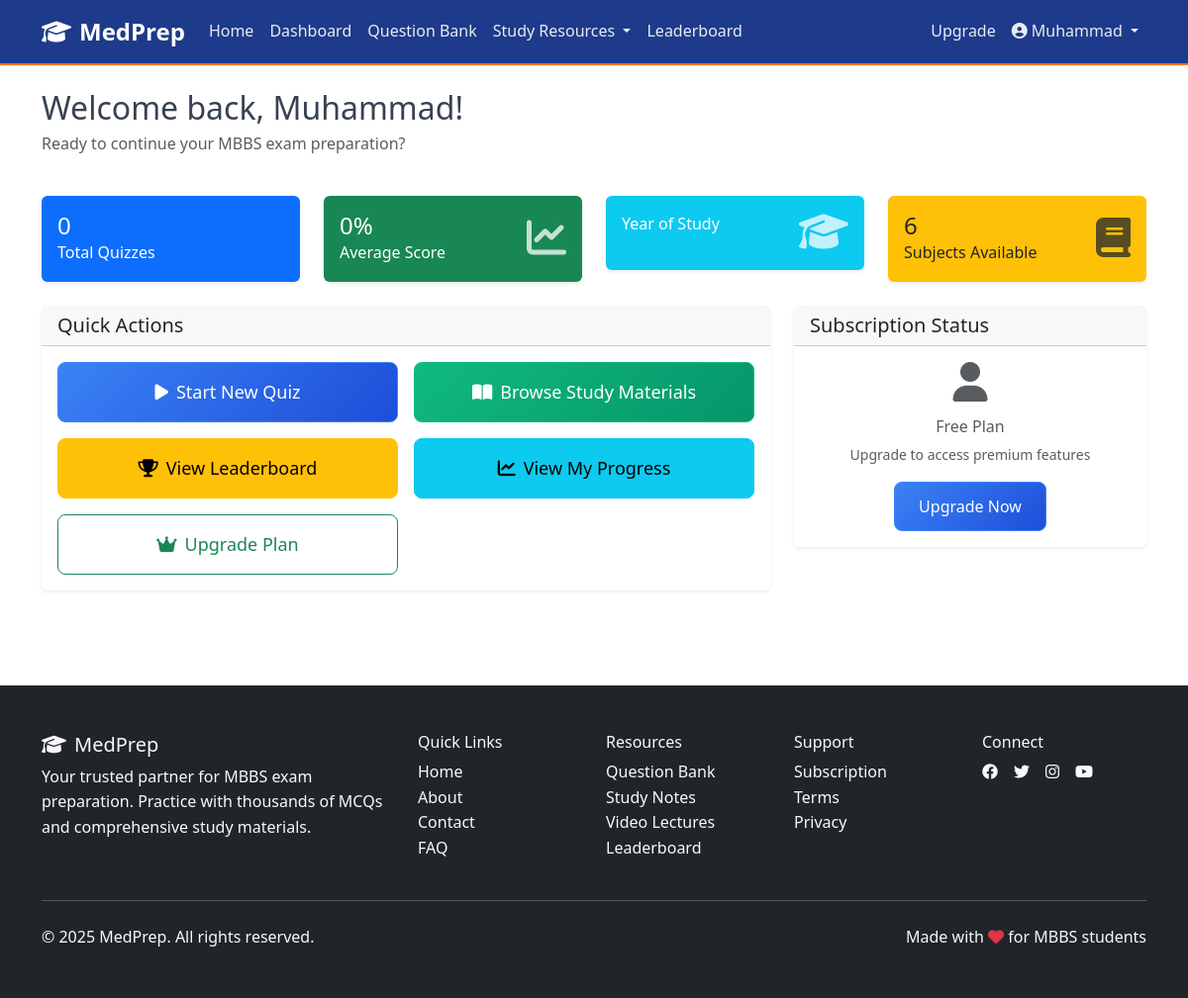
The app's page /dashboard/ (signed in), older data.
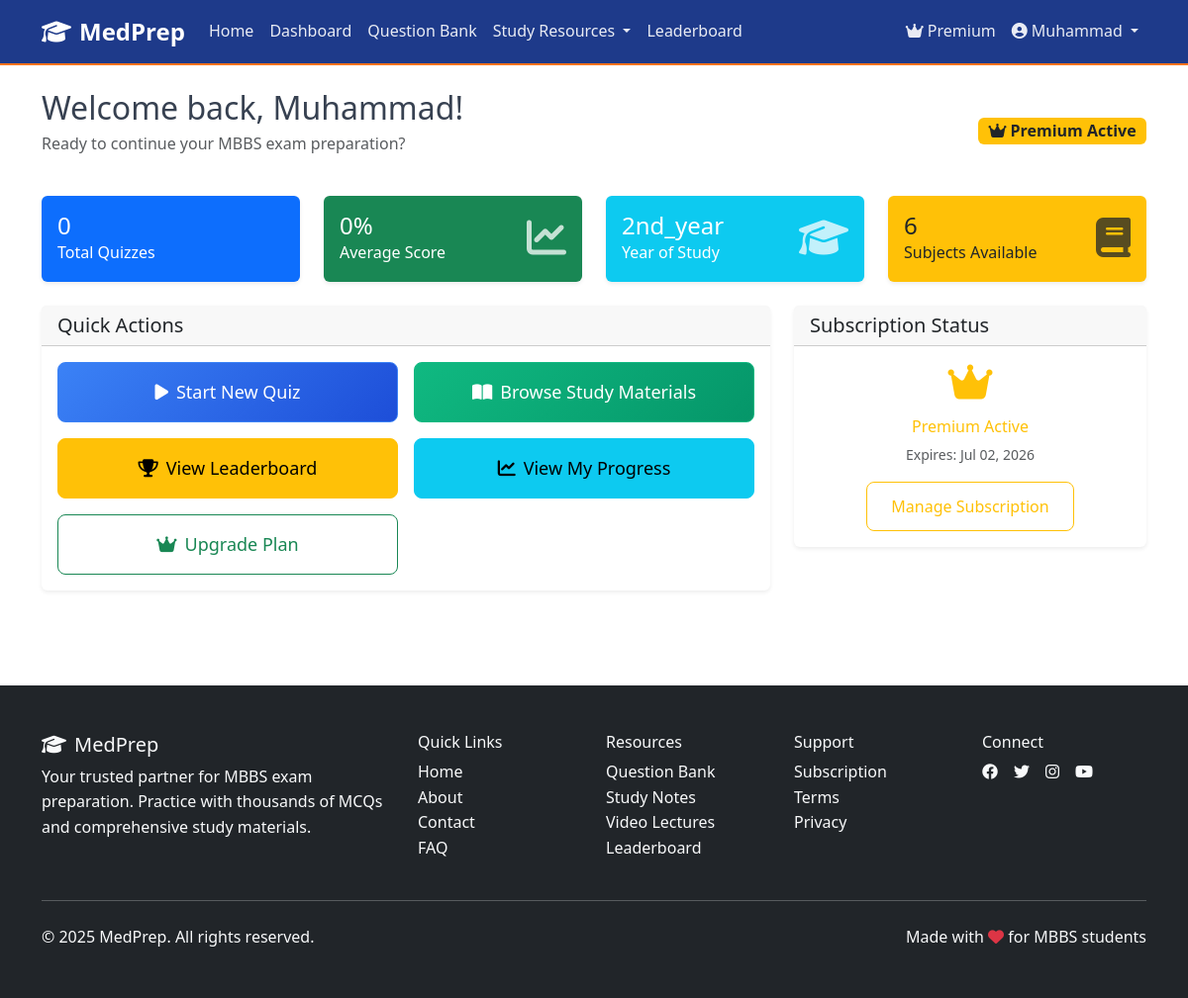
The same page, newer data.
### core/models/user_models.py (models this page shows, shortened)
class UserProfile(models.Model):
    YEAR_CHOICES = [
        ('1st_year', '1st Year MBBS'),
        ('2nd_year', '2nd Year MBBS'),
        ('3rd_year', '3rd Year MBBS'),
        ('4th_year', '4th Year MBBS'),
        ('final_year', '5th Year MBBS (Final)'),
        ('graduate', 'Graduate'),
    ]
    PROVINCE_CHOICES = [
        ('Punjab', 'Punjab'),
        ('Sindh', 'Sindh'),
        ('Khyber Pakhtunkhwa', 'Khyber Pakhtunkhwa'),
        ('Balochistan', 'Balochistan'),
        ('Azad Jammu & Kashmir', 'Azad Jammu & Kashmir'),
    ]
    COLLEGE_TYPE_CHOICES = [
        ('Public', 'Public'),
        ('Private', 'Private'),
    ]
    user = models.OneToOneField(User, on_delete=models.CASCADE)
    year_of_study = models.CharField(max_length=20, choices=YEAR_CHOICES, blank=True)
    province = models.CharField(max_length=100, choices=PROVINCE_CHOICES, blank=True)
    college_type = models.CharField(max_length=20, choices=COLLEGE_TYPE_CHOICES, blank=True)
    college_name = models.CharField(max_length=200, blank=True)
    phone_number = models.CharField(max_length=15, blank=True)
    profile_picture = models.ImageField(upload_to='uploads/profiles/', blank=True, null=True)
    is_premium = models.BooleanField(default=False)
    premium_expires_at = models.DateTimeField(null=True, blank=True)
    total_quiz_score = models.IntegerField(default=0)
    total_quizzes_taken = models.IntegerField(default=0)
    created_at = models.DateTimeField(auto_now_add=True)
    updated_at = models.DateTimeField(auto_now=True)
    tags = models.ManyToManyField('Tag', blank=True, help_text="Tags/groups assigned to this user")
    class Meta:
        verbose_name = 'User Profile'
        verbose_name_plural = 'User Profiles'
        ordering = ['-created_at']
    @property
    def is_premium_active(self):
        if not self.is_premium or not self.premium_expires_at:
            return False
        from django.utils import timezone
        return timezone.now() < self.premium_expires_at

### core/views/main_views.py (the view, shortened to what this page needs)
# urls.py: path('dashboard/', views.DashboardView.as_view(), name='dashboard'),
class DashboardView(LoginRequiredMixin, TemplateView):
    template_name = 'core/dashboard.html'
    def get_context_data(self, **kwargs):
        context = super().get_context_data(**kwargs)
        user = self.request.user
        quiz_sessions = QuizSession.objects.filter(user=user, status='completed')
        recent_quizzes = quiz_sessions.order_by('-completed_at')[:5]
        total_quizzes = quiz_sessions.count()
        avg_score = quiz_sessions.aggregate(Avg('score'))['score__avg'] or 0
        subjects_progress = []
        for subject in Subject.objects.filter(is_active=True):
            subject_quizzes = quiz_sessions.filter(topic__subject=subject)
        context.update({
            'recent_quizzes': recent_quizzes,
            'total_quizzes': total_quizzes,
            'avg_score': round(avg_score, 2),
            'subjects_progress': subjects_progress,
            'available_subjects': Subject.objects.filter(is_active=True),
        })
        return context

### core/context_processors.py (called while the page is built)
def site_context(request):
    context = {
        'site_name': 'MedPrep',
        'site_description': 'MBBS Exam Preparation Platform',
        'current_year': 2025,
    }
    if request.user.is_authenticated:
        try:
            context['user_profile'] = request.user.userprofile
        except:
            context['user_profile'] = None
    return context

### templates/core/dashboard.html (shortened to what the changed rows need)
{% extends 'base.html' %}
{% load static %}
{% block content %}
<div class="container py-4">
    <div class="row">
        <div class="col-12">
            <div class="d-flex justify-content-between align-items-center mb-4">
                <div>
                    <h1 class="h2 mb-1">Welcome back, {{ user.first_name|default:user.username }}!</h1>
                    <p class="text-muted">Ready to continue your MBBS exam preparation?</p>
                </div>
                {% if user_profile.is_premium_active %}
                <span class="badge bg-warning text-dark fs-6">
                    <i class="fas fa-crown me-1"></i>Premium Active
                </span>
                {% endif %}
            </div>
        </div>
    </div>
    <div class="row g-4 mb-4">
        <div class="col-md-3">
            <div class="card bg-info text-white">
                <div class="card-body">
                    <div class="d-flex justify-content-between">
                        <div>
                            <h4 class="mb-0">{{ user_profile.year_of_study }}</h4>
                            <p class="mb-0">Year of Study</p>
                        </div>
                    </div>
                </div>
            </div>
        </div>
    </div>
    <div class="row g-4 mb-4">
        <div class="col-md-4">
            <div class="card">
                <div class="card-body text-center">
                    {% if user_profile.is_premium_active %}
                        <i class="fas fa-crown text-warning fs-1 mb-3"></i>
                        <h6 class="text-warning">Premium Active</h6>
                        <p class="text-muted small mb-3">
                            Expires: {{ user_profile.premium_expires_at|date:"M d, Y" }}
                        </p>
                        <a href="{% url 'core:payment_status' %}" class="btn btn-outline-warning">
                            Manage Subscription
                        </a>
                    {% else %}
                        <i class="fas fa-user text-muted fs-1 mb-3"></i>
                        <h6 class="text-muted">Free Plan</h6>
                        <p class="text-muted small mb-3">
                            Upgrade to access premium features
                        </p>
                        <a href="{% url 'core:subscription' %}" class="btn btn-primary">
                            Upgrade Now
                        </a>
                    {% endif %}
                </div>
            </div>
        </div>
    </div>
</div>
{% endblock %}

### templates/base.html (shortened to what the changed rows need)
<!DOCTYPE html>
<html lang="en">
<head>
    <link href="https://cdn.jsdelivr.net/npm/bootstrap@5.3.0/dist/css/bootstrap.min.css" rel="stylesheet">
    <link href="https://cdnjs.cloudflare.com/ajax/libs/font-awesome/6.4.0/css/all.min.css" rel="stylesheet">
    <link href="{% load static %}{% static 'core/css/main.css' %}?v=2025-final-navigation" rel="stylesheet">
</head>
<body class="{% block body_class %}{% endblock %}">
    <nav class="navbar navbar-expand-lg navbar-dark bg-primary sticky-top">
        <div class="container">
            <div class="collapse navbar-collapse" id="navbarNav">
                <ul class="navbar-nav">
                    {% if user.is_authenticated %}
                        {% if user_profile and user_profile.is_premium_active %}
                        <li class="nav-item">
                            <span class="nav-link text-warning">
                                <i class="fas fa-crown me-1"></i>Premium
                            </span>
                        </li>
                        {% else %}
                        <li class="nav-item">
                            <a class="nav-link text-success" href="{% url 'core:subscription' %}">
                                Upgrade
                            </a>
                        </li>
                        {% endif %}
                    {% endif %}
                </ul>
            </div>
        </div>
    </nav>
    <main>
        {% block content %}{% endblock %}
    </main>
</body>
</html>

Row changes from the older to the newer data that the page shows:
now on this page (row edited): UserProfile: year_of_study "2nd_year", premium_expires_at "Jul 02, 2026"
changed UserProfile: is_premium False → True (drawn)
Text that changed along with them:
text no longer shown: "Upgrade Free Plan Upgrade to access premium features Upgrade Now"
text now shown: "Premium Premium Active Premium Active Expires: Manage Subscription"
